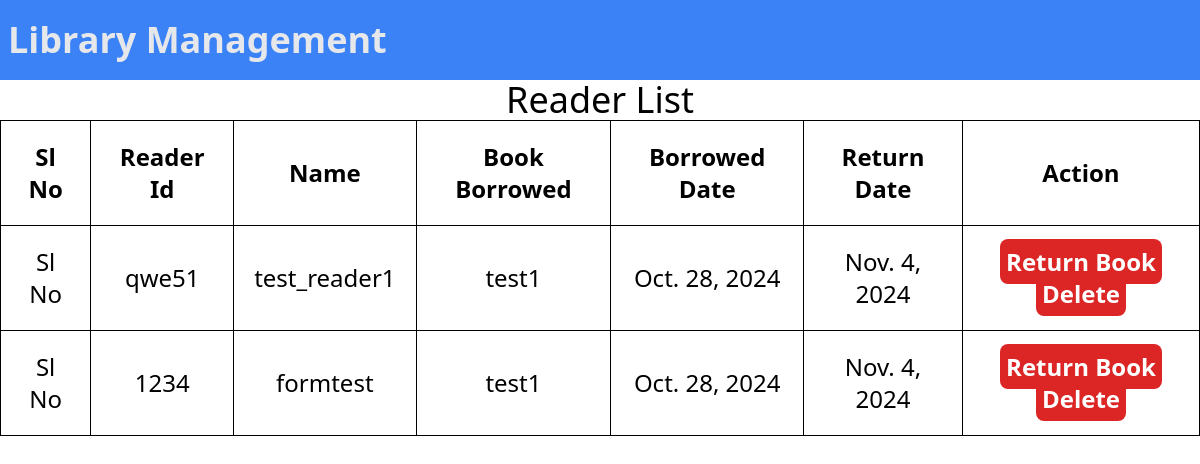
/reader/1/, run on an earlier commit of the app's database.
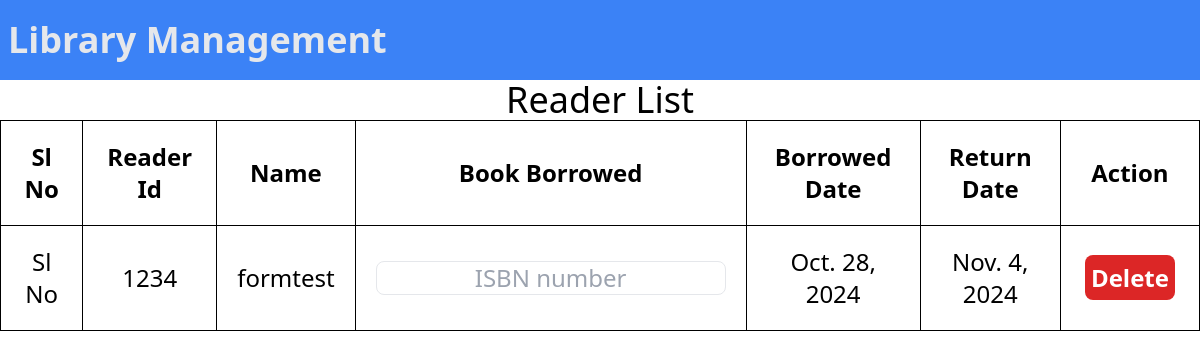
And on a later commit of the database.
### libapp/models.py (models this page shows, shortened)
class Reader(models.Model):
    reader_id=models.CharField(max_length=200)
    reader_name=models.CharField(max_length=200)
    email=models.EmailField(max_length=200)
    contact_no=models.IntegerField()
    address=models.TextField()
    active=models.BooleanField(default=True)
    book_borrowed=models.ForeignKey(Book,on_delete=models.SET_NULL,null=True,blank=True)
    date_borrowed=models.DateField(null=True,blank=True)
    return_date=models.DateField(null=True,blank=True)
    created_at=models.DateTimeField(auto_now_add=True)

class Book(models.Model):
    book_name=models.CharField(max_length=200)
    author_name=models.CharField(max_length=200)
    isbn_number=models.IntegerField()
    book_count=models.IntegerField()
    created_at=models.DateTimeField(auto_now_add=True)
    def __str__(self):
        return self.book_name

### libapp/views.py (the view, shortened to what this page needs)
# urls.py: path('reader/<str:pk>/', views.reader,name='reader'),
def reader(request,pk):
    return render(request,'libapp/reader.html',context={
        'Readers':Reader.objects.all()
    })

### libapp/templates/libapp/reader.html (shortened to what this page needs)
{% load static %}
<!DOCTYPE html>
<html lang="en">
<head>
    <link rel="stylesheet" href="{% static 'libapp/output.css' %}">
</head>
<body>
    <nav class="flex bg-blue-500 py-3 w-full justify-between">
        <h1 class="m-2 font-bold text-4xl text-gray-200 justify-start">Library Management</h1>
    </nav>
    <div class="flex border-black">
        <div class="flex flex-col justify-center border-black m-6 w-full">
            <h2 class="text-center text-4xl mb-6">Reader List</h2>
            <table class="border border-black text-2xl">
                <tr class="text-center ">
                    <th class="p-5 border border-black">Sl No</th>
                    <th class="p-5 border border-black">Reader Id</th>
                    <th class="p-5 border border-black">Name</th>
                    <th class="p-5 border border-black">Book Borrowed</th>
                    <th class="p-5 border border-black">Borrowed Date</th>
                    <th class="p-5 border border-black">Return Date</th>
                    <th class="p-5 border border-black">Action</th>
                </tr>
                {% for reader in Readers %}
                <tr class="text-center">
                    <td class="p-5 border border-black">Sl No</td>
                    <td class="p-5 border border-black">{{reader.reader_id}}</td>
                    <td class="p-5 border border-black">{{reader.reader_name}}</td>
                    <td class="p-5 border border-black">
                        {% if reader.book_borrowed == NULL %}
                        <form action="{% url 'reader' reader.id %}" method="post">
                            <input class="border border-b-black rounded-lg placeholder:text-center text-center"
                                type="text" placeholder="ISBN number" name="no">
                        </form>
                        {% else %}
                        {{reader.book_borrowed}}
                        {% endif %}
                    </td>
                    <td class="p-5 border border-black">{{reader.date_borrowed}}</td>
                    <td class="p-5 border border-black">{{reader.return_date}}</td>
                    <td class="p-5 border border-black">
                        <div>
                            {% if reader.book_borrowed != NULL %}
                            <a class="mx-1 py-1.5 px-1.5  rounded-lg bg-red-600 font-semibold text-white hover:bg-red-700 "
                                href="{% url 'returnbook' reader.id %}">Return Book</a>
                            {% endif %}
                            <a class="mx-1 py-1.5 px-1.5  rounded-lg bg-red-600 font-semibold text-white hover:bg-red-700 "
                                href="{% url 'deleteuser' reader.id %}">Delete</a>
                        </div>
                    </td>
                </tr>
                {% endfor %}
            </table>
        </div>
    </div>
</body>
</html>

What changed in the data, as far as the page shows it:
removed Reader: reader_id "qwe51", reader_name "test_reader1", book_borrowed "test1", date_borrowed "Oct. 28, 2024", return_date "Nov. 4, 2024", shows "Return Book"
changed Reader "formtest": book_borrowed_id 1 → empty (drawn); book_borrowed "test1" → (not shown)
